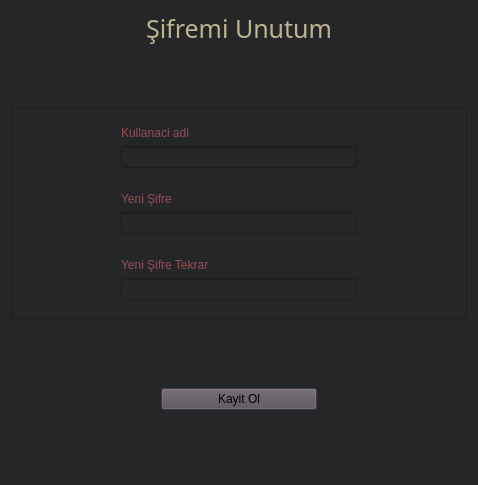
<?xml version="1.0" encoding="UTF-8"?>
<ui version="4.0">
 <class>sifreUnut</class>
 <widget class="QWidget" name="sifreUnut">
  <property name="geometry">
   <rect>
    <x>0</x>
    <y>0</y>
    <width>478</width>
    <height>485</height>
   </rect>
  </property>
  <property name="windowTitle">
   <string>Form</string>
  </property>
  <property name="styleSheet">
   <string notr="true">background-color: rgb(37, 38, 39);</string>
  </property>
  <layout class="QGridLayout" name="gridLayout">
   <item row="2" column="0" colspan="2">
    <widget class="QFrame" name="frame">
     <property name="frameShape">
      <enum>QFrame::StyledPanel</enum>
     </property>
     <property name="frameShadow">
      <enum>QFrame::Raised</enum>
     </property>
     <layout class="QVBoxLayout" name="verticalLayout_5">
      <property name="leftMargin">
       <number>100</number>
      </property>
      <property name="rightMargin">
       <number>100</number>
      </property>
      <item>
       <widget class="QWidget" name="widget" native="true">
        <layout class="QVBoxLayout" name="verticalLayout">
         <property name="leftMargin">
          <number>9</number>
         </property>
         <property name="rightMargin">
          <number>9</number>
         </property>
         <item>
          <widget class="QLabel" name="label_4">
           <property name="styleSheet">
            <string notr="true">color: rgb(144, 78, 85);</string>
           </property>
           <property name="text">
            <string>Kullanaci adi</string>
           </property>
          </widget>
         </item>
         <item>
          <widget class="QLineEdit" name="linekulAdi">
           <property name="styleSheet">
            <string notr="true">color: rgb(255, 255, 255);</string>
           </property>
          </widget>
         </item>
        </layout>
       </widget>
      </item>
      <item>
       <widget class="QWidget" name="widget_2" native="true">
        <layout class="QVBoxLayout" name="verticalLayout_2">
         <property name="leftMargin">
          <number>9</number>
         </property>
         <property name="rightMargin">
          <number>9</number>
         </property>
         <item>
          <widget class="QLabel" name="label">
           <property name="styleSheet">
            <string notr="true">color: rgb(144, 78, 85);</string>
           </property>
           <property name="text">
            <string>Yeni Şifre</string>
           </property>
          </widget>
         </item>
         <item>
          <widget class="QLineEdit" name="lineyeniSifre">
           <property name="styleSheet">
            <string notr="true">color: rgb(255, 255, 255);</string>
           </property>
          </widget>
         </item>
        </layout>
       </widget>
      </item>
      <item>
       <widget class="QWidget" name="widget_3" native="true">
        <layout class="QVBoxLayout" name="verticalLayout_3">
         <property name="leftMargin">
          <number>9</number>
         </property>
         <property name="rightMargin">
          <number>9</number>
         </property>
         <item>
          <widget class="QLabel" name="label_3">
           <property name="styleSheet">
            <string notr="true">color: rgb(144, 78, 85);</string>
           </property>
           <property name="text">
            <string>Yeni Şifre Tekrar</string>
           </property>
          </widget>
         </item>
         <item>
          <widget class="QLineEdit" name="linesifreTekrar">
           <property name="styleSheet">
            <string notr="true">color: rgb(255, 255, 255);</string>
           </property>
          </widget>
         </item>
        </layout>
       </widget>
      </item>
     </layout>
    </widget>
   </item>
   <item row="5" column="0" colspan="2">
    <widget class="QWidget" name="widget_4" native="true">
     <layout class="QVBoxLayout" name="verticalLayout_4">
      <property name="leftMargin">
       <number>150</number>
      </property>
      <property name="rightMargin">
       <number>150</number>
      </property>
      <item>
       <widget class="QPushButton" name="buttonKayitOl">
        <property name="styleSheet">
         <string notr="true">background-color: rgb(86, 78, 88);</string>
        </property>
        <property name="text">
         <string>Kayit Ol</string>
        </property>
       </widget>
      </item>
     </layout>
    </widget>
   </item>
   <item row="0" column="0" colspan="2">
    <widget class="QLabel" name="label_2">
     <property name="font">
      <font>
       <family>Segoe Script</family>
       <pointsize>19</pointsize>
      </font>
     </property>
     <property name="styleSheet">
      <string notr="true">color: rgb(191, 180, 143);</string>
     </property>
     <property name="text">
      <string>Şifremi Unutum</string>
     </property>
     <property name="alignment">
      <set>Qt::AlignCenter</set>
     </property>
    </widget>
   </item>
   <item row="6" column="0">
    <spacer name="verticalSpacer_2">
     <property name="orientation">
      <enum>Qt::Vertical</enum>
     </property>
     <property name="sizeHint" stdset="0">
      <size>
       <width>20</width>
       <height>40</height>
      </size>
     </property>
    </spacer>
   </item>
   <item row="3" column="0">
    <spacer name="verticalSpacer">
     <property name="orientation">
      <enum>Qt::Vertical</enum>
     </property>
     <property name="sizeHint" stdset="0">
      <size>
       <width>20</width>
       <height>40</height>
      </size>
     </property>
    </spacer>
   </item>
   <item row="1" column="0">
    <spacer name="verticalSpacer_3">
     <property name="orientation">
      <enum>Qt::Vertical</enum>
     </property>
     <property name="sizeHint" stdset="0">
      <size>
       <width>20</width>
       <height>40</height>
      </size>
     </property>
    </spacer>
   </item>
  </layout>
 </widget>
 <resources/>
 <connections/>
</ui>
